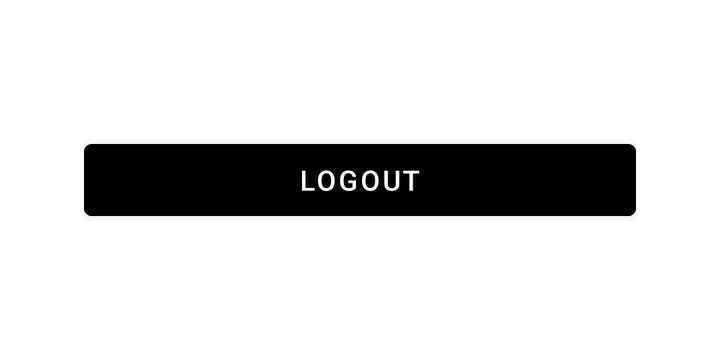
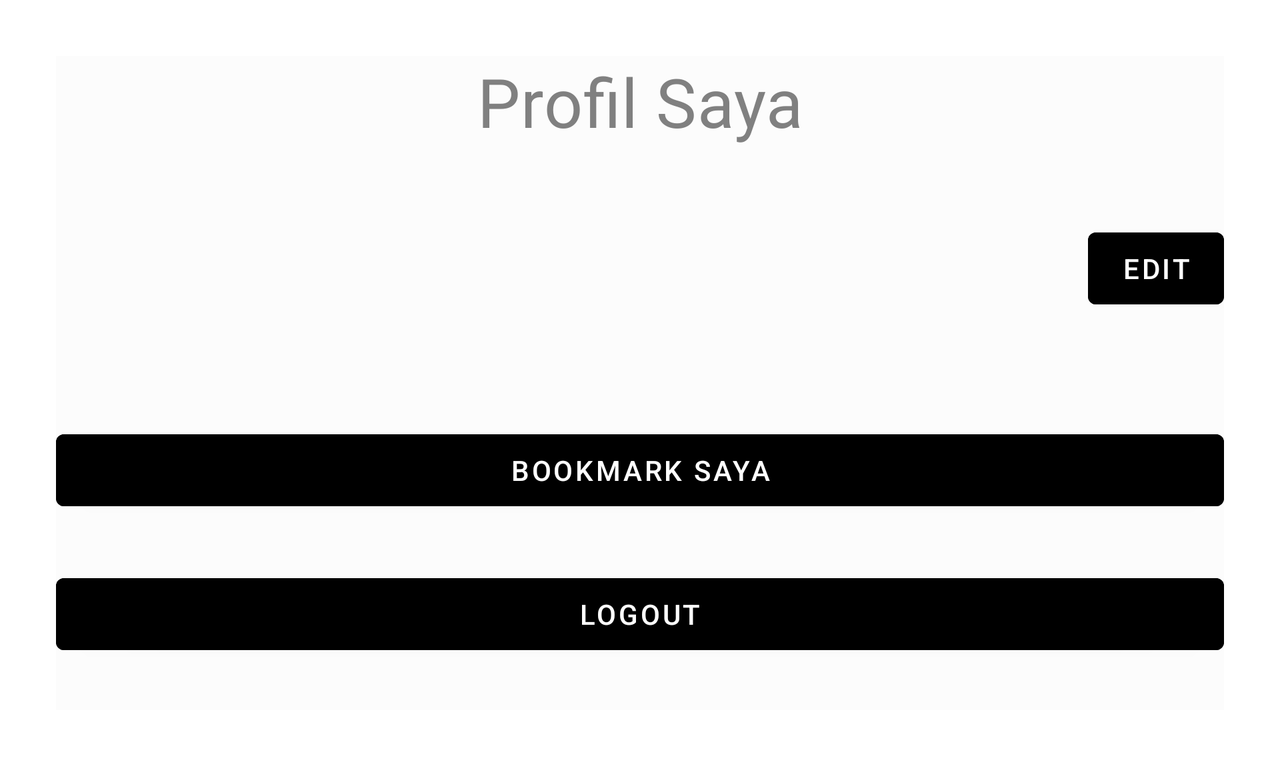

First picture: res/layout/ on a phone held upright. Second picture: the repository's own variant of that layout, on a device whose configuration matches the variant's folder. Source for both follows.
<!-- AndroidManifest.xml: application theme AppTheme -->
<!-- res/layout/fragment_profile.xml -->
<?xml version="1.0" encoding="utf-8"?>
<layout
    xmlns:android="http://schemas.android.com/apk/res/android"
    xmlns:tools="http://schemas.android.com/tools" >
    <data>
        <variable
            name="profileFragment"
            type="com.kelompok_a.tubes_sewa_kos.ProfileFragment" />
    </data>
    <ScrollView
        android:layout_width="match_parent"
        android:layout_height="wrap_content">
        <FrameLayout
            android:layout_width="match_parent"
            android:layout_height="wrap_content"
            tools:context=".ProfileFragment">

            <LinearLayout
                android:orientation="vertical"
                android:layout_width="match_parent"
                android:layout_height="match_parent"
                android:layout_margin="42dp">

                <Button
                    android:id="@+id/btn_logout"
                    android:layout_width="match_parent"
                    android:layout_height="wrap_content"
                    android:layout_marginTop="24dp"
                    android:layout_marginBottom="24dp"
                    android:text="@string/logout"
                    android:backgroundTint="@color/button_ok"/>

            </LinearLayout>
        </FrameLayout>
    </ScrollView>
</layout>
<!-- resources referenced by this layout -->
<resources>
  <string name="logout">Logout</string>
  <style name="AppTheme" parent="Theme.MaterialComponents.Light.NoActionBar">
          
          <item name="colorPrimary">@color/colorPrimary</item>
          <item name="colorPrimaryDark">@color/colorPrimaryDark</item>
          <item name="colorAccent">@color/colorAccent</item>
          <item name="backgroundColor">#fcfcfc</item>
          <item name="cardBackground">#ffffff</item>
          <item name="textColor">#808080</item>
          <item name="tintColor">#000000</item>
          <item name="buttonColor">@color/button_ok</item>
          <item name="buttonCancelColor">@color/button_cancel</item>
      </style>
  <color name="colorPrimary">#6200EE</color>
  <color name="colorPrimaryDark">#3700B3</color>
  <color name="colorAccent">#03DAC5</color>
</resources>
<!-- res/layout-land/fragment_profile.xml (the repository's variant of the layout above) -->
<!-- drawn on the phone turned sideways -->
<?xml version="1.0" encoding="utf-8"?>
<layout
    xmlns:android="http://schemas.android.com/apk/res/android"
    xmlns:tools="http://schemas.android.com/tools" >
    <data>
        <variable
            name="profileFragment"
            type="com.kelompok_a.tubes_sewa_kos.ProfileFragment" />
        <variable
            name="user"
            type="com.kelompok_a.tubes_sewa_kos.User" />
    </data>
    <ScrollView
        android:layout_width="match_parent"
        android:layout_height="wrap_content">
        <FrameLayout
            android:layout_width="match_parent"
            android:layout_height="wrap_content"
            tools:context=".ProfileFragment">
            <LinearLayout
                android:orientation="vertical"
                android:layout_width="match_parent"
                android:layout_height="match_parent"
                android:layout_margin="28dp"
                android:background="?attr/backgroundColor">

                <TextView
                    android:layout_width="match_parent"
                    android:layout_height="wrap_content"
                    style="@style/TextAppearance.MaterialComponents.Headline4"
                    android:gravity="center"
                    android:text="@string/profile_saya"
                    android:textColor="?attr/textColor"
                    android:layout_marginBottom="8dp"/>

                <LinearLayout
                    android:layout_width="match_parent"
                    android:layout_height="wrap_content"
                    android:orientation="horizontal"
                    android:layout_marginVertical="5dp">
                    <LinearLayout
                        android:layout_width="wrap_content"
                        android:layout_height="wrap_content"
                        android:layout_weight="1"
                        android:orientation="vertical">
                        <TextView
                            android:id="@+id/text_nama"
                            android:layout_width="wrap_content"
                            android:layout_height="wrap_content"
                            android:layout_marginBottom="5dp"
                            android:text="@{user.nama}"
                            style="@style/TextAppearance.MaterialComponents.Headline6"
                            android:textColor="?attr/textColor"/>

                        <TextView
                            android:id="@+id/text_noHp"
                            android:layout_width="wrap_content"
                            android:layout_height="wrap_content"
                            android:layout_marginVertical="5dp"
                            android:text="@{user.noHp}"
                            style="@style/TextAppearance.MaterialComponents.Subtitle1"
                            android:textColor="?attr/textColor"/>

                        <TextView
                            android:id="@+id/text_email"
                            android:layout_width="wrap_content"
                            android:layout_height="wrap_content"
                            android:layout_marginVertical="5dp"
                            android:text="@{user.email}"
                            style="@style/TextAppearance.MaterialComponents.Subtitle1"
                            android:textColor="?attr/textColor"/>
                    </LinearLayout>

                    <Button
                        android:id="@+id/btn_update"
                        android:layout_width="68dp"
                        android:layout_height="wrap_content"
                        android:layout_marginTop="24dp"
                        android:layout_marginBottom="24dp"
                        android:text="@string/edit"
                        android:backgroundTint="@color/button_ok"/>
                </LinearLayout>

                <Button
                    android:id="@+id/btn_bookmark"
                    android:layout_width="match_parent"
                    android:layout_height="wrap_content"
                    android:layout_marginTop="24dp"
                    android:text="@string/bookmark_saya"
                    android:backgroundTint="@color/button_ok"/>

                <Button
                    android:id="@+id/btn_logout"
                    android:layout_width="match_parent"
                    android:layout_height="wrap_content"
                    android:layout_marginTop="24dp"
                    android:layout_marginBottom="24dp"
                    android:text="@string/logout"
                    android:backgroundTint="@color/button_cancel"/>
            </LinearLayout>
        </FrameLayout>
    </ScrollView>
</layout>
<!-- resources referenced by the variant -->
<!-- as the phone turned sideways resolves them -->
<resources>
  <string name="bookmark_saya">Bookmark Saya</string>
  <string name="edit">Edit</string>
  <string name="logout">Logout</string>
  <string name="profile_saya">Profil Saya</string>
  <style name="AppTheme" parent="Theme.MaterialComponents.Light.NoActionBar">
          
          <item name="colorPrimary">@color/colorPrimary</item>
          <item name="colorPrimaryDark">@color/colorPrimaryDark</item>
          <item name="colorAccent">@color/colorAccent</item>
          <item name="backgroundColor">#fcfcfc</item>
          <item name="cardBackground">#ffffff</item>
          <item name="textColor">#808080</item>
          <item name="tintColor">#000000</item>
          <item name="buttonColor">@color/button_ok</item>
          <item name="buttonCancelColor">@color/button_cancel</item>
      </style>
  <color name="colorPrimary">#6200EE</color>
  <color name="colorPrimaryDark">#3700B3</color>
  <color name="colorAccent">#03DAC5</color>
</resources>
